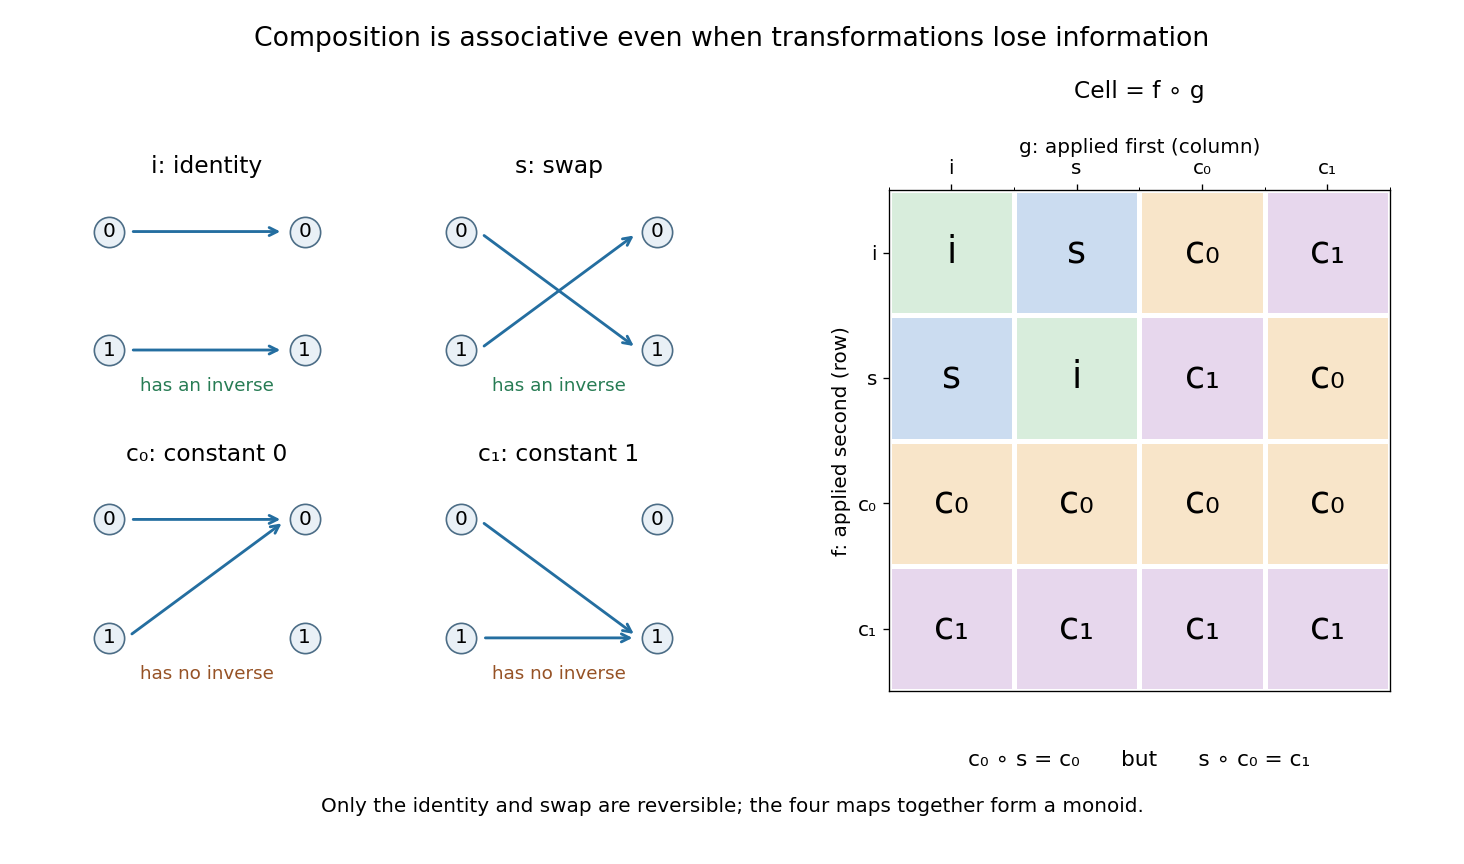

The script that drew this image:
"""Render all self-maps of a two-point set and their composition table to cwd."""

from itertools import product
from pathlib import Path

import matplotlib.pyplot as plt
from matplotlib.colors import ListedColormap
import numpy as np


def compose(f, g):
    return tuple(f[g[x]] for x in range(2))


def main():
    names = ['i', 's', 'c₀', 'c₁']
    maps = [(0, 1), (1, 0), (0, 0), (1, 1)]
    index = {f: k for k, f in enumerate(maps)}
    table = np.array([[index[compose(f, g)] for g in maps] for f in maps])
    identity, swap, zero, one = maps
    assert set(maps) == set(product(range(2), repeat=2))
    assert all(compose(identity, f) == compose(f, identity) == f for f in maps)
    assert all(compose(compose(f, g), h) == compose(f, compose(g, h))
               for f, g, h in product(maps, repeat=3))
    invertible = [f for f in maps if any(compose(f, g) == compose(g, f) == identity
                                        for g in maps)]
    assert invertible == [identity, swap]
    assert compose(zero, swap) == zero and compose(swap, zero) == one
    assert compose(zero, zero) == zero and compose(one, one) == one
    assert np.array_equal(table[0], np.arange(4))
    assert np.array_equal(table[:, 0], np.arange(4))

    plt.rcParams.update({'font.size': 12, 'axes.titlesize': 14})
    fig = plt.figure(figsize=(12.2, 7.2), dpi=120, facecolor='white')
    outer = fig.add_gridspec(1, 2, width_ratios=[1.1, 1], wspace=.25)
    diagrams = outer[0].subgridspec(2, 2, hspace=.35, wspace=.25)
    for k, (f, name) in enumerate(zip(maps, names)):
        ax = fig.add_subplot(diagrams[k//2, k % 2])
        for x in range(2):
            y = 1-x
            ax.scatter([0, 1], [y, y], s=330, facecolor='#e9f0f6',
                       edgecolor='#4c6d86', zorder=3)
            ax.text(0, y, str(x), ha='center', va='center', fontsize=12, zorder=4)
            ax.text(1, y, str(x), ha='center', va='center', fontsize=12, zorder=4)
            ax.annotate('', xy=(.91, 1-f[x]), xytext=(.09, y),
                        arrowprops={'arrowstyle': '->', 'lw': 1.7,
                                    'color': '#246ea0', 'shrinkA': 4, 'shrinkB': 4})
        desc = ['identity', 'swap', 'constant 0', 'constant 1'][k]
        ax.set_title(f'{name}: {desc}', pad=10)
        ax.text(.5, -.35, 'has an inverse' if k < 2 else 'has no inverse',
                ha='center', fontsize=11,
                color='#277c54' if k < 2 else '#965225')
        ax.set(xlim=(-.22, 1.22), ylim=(-.45, 1.35)); ax.axis('off')
    ax = fig.add_subplot(outer[1])
    palette = ListedColormap(['#d8eddc', '#cbdcf0', '#f8e5c9', '#e7d7ed'])
    ax.imshow(table, cmap=palette, vmin=0, vmax=3)
    for row, col in product(range(4), repeat=2):
        ax.text(col, row, names[table[row, col]], ha='center', va='center', fontsize=22)
    ax.set_xticks(range(4), names); ax.set_yticks(range(4), names)
    ax.set_xticks(np.arange(-.5, 4), minor=True)
    ax.set_yticks(np.arange(-.5, 4), minor=True)
    ax.grid(which='minor', color='white', lw=3)
    ax.tick_params(which='minor', bottom=False, left=False)
    ax.xaxis.tick_top(); ax.xaxis.set_label_position('top')
    ax.set(xlabel='g: applied first (column)', ylabel='f: applied second (row)')
    ax.set_title('Cell = f ∘ g', pad=55)
    ax.text(.5, -.15, 'c₀ ∘ s = c₀      but      s ∘ c₀ = c₁',
            transform=ax.transAxes, ha='center', fontsize=13)
    fig.suptitle('Composition is associative even when transformations lose information',
                 fontsize=16, y=.97)
    fig.text(.5, .06, 'Only the identity and swap are reversible; the four maps together form a monoid.',
             ha='center', fontsize=12)
    fig.subplots_adjust(left=.045, right=.975, bottom=.20, top=.78)
    fig.savefig(Path.cwd()/Path(__file__).with_suffix('.png').name,
                facecolor='white', transparent=False)
    plt.close(fig)


if __name__ == '__main__':
    main()
